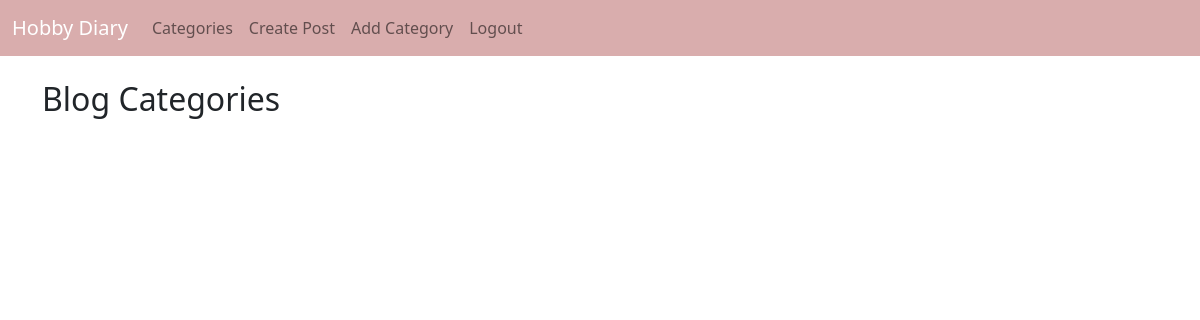
Page /category-list (signed in) on the earlier database version.
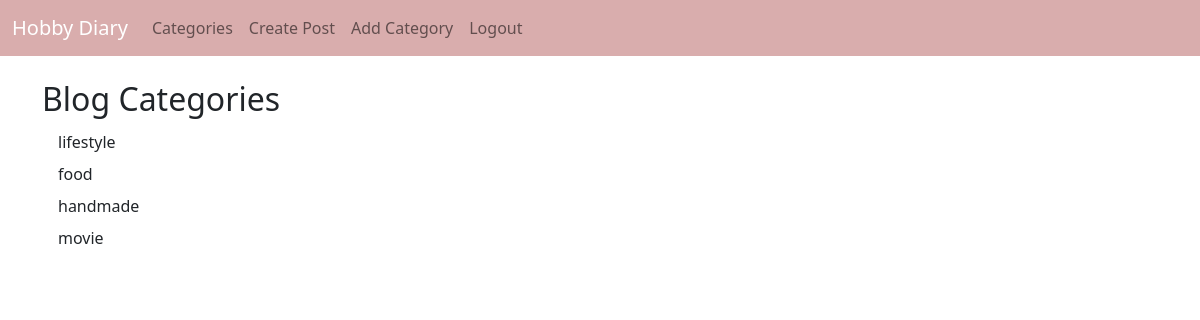
Same page on the later database version.
### theblog/models.py (models this page shows, shortened)
class Category(models.Model):
  name = models.CharField(max_length=255)
  def __str__(self):
    return str(self.name)

### theblog/views.py (the view)
# urls.py: path('category-list', CategoryListView, name='category-list'),
def CategoryListView(request):
  cat_menu_list = Category.objects.all()
  return render(request, 'category_list.html', {'cat_menu_list':cat_menu_list})

### theblog/templates/category_list.html (shortened to what this page needs)
{% extends 'base.html' %}
{% block content %}
<h2>Blog Categories</h2>
{% for item in cat_menu_list %}
<a class="dropdown-item" href="{% url 'category' item|slugify %}">{{ item }}</a>
{% endfor %}
{% endblock %}

Differences in the rows shown:
added Category: name "lifestyle"
added Category: name "food"
added Category: name "handmade"
added Category: name "movie"
